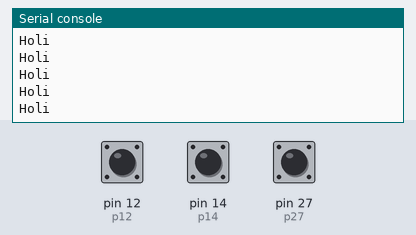
Bench run of a program on a simulated MicroPython board. Shown: the last lines printed to the serial console. Inputs (shaded band) come from the test bench; at power-on: pin 12 (p12) LOW, pin 14 (p14) LOW, pin 27 (p27) LOW.

Above: at 1.2 s.
1.3 s: pin 12 (p12) pulled HIGH for 0.15 s
2.9 s: pin 14 (p14) pulled HIGH for 0.15 s
At 3.06 s:
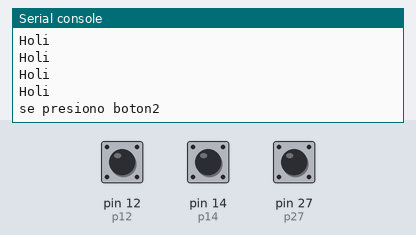
4.5 s: pin 27 (p27) pulled HIGH for 0.15 s
At 4.66 s:
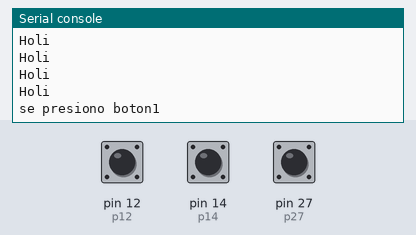

Measured:
- after the input at 2.9 s, the serial console: prints a new line after 0.15 s (image 1)
- after the input at 4.5 s, the serial console: prints a new line after 0.15 s (image 2)

The program:

IrqButton-Ejemplo.py
```python
from machine import Pin
import time
p12=Pin(12,Pin.IN,Pin.PULL_DOWN)
p14=Pin(14,Pin.IN,Pin.PULL_DOWN)
p27=Pin(27,Pin.IN,Pin.PULL_DOWN)

def Botonirq3(pin):
    print('se presiono boton3')
    time.sleep_ms(100)

def Botonirq2(pin):
    print('se presiono boton2')
    time.sleep_ms(100)

def Botonirq1(pin):
    print('se presiono boton1')
    time.sleep_ms(100)

p12.irq(handler=Botonirq3,trigger=Pin.IRQ_FALLING)
p14.irq(handler=Botonirq2,trigger=Pin.IRQ_FALLING)
p27.irq(handler=Botonirq1,trigger=Pin.IRQ_FALLING)


while True:
    print('Holi')
    time.sleep_ms(100)
```
